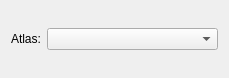
<?xml version="1.0" encoding="UTF-8"?>
<ui version="4.0">
 <class>NervousSystemWidget</class>
 <widget class="QWidget" name="NervousSystemWidget">
  <property name="geometry">
   <rect>
    <x>0</x>
    <y>0</y>
    <width>229</width>
    <height>78</height>
   </rect>
  </property>
  <property name="windowTitle">
   <string>Form</string>
  </property>
  <layout class="QGridLayout" name="gridLayout">
   <item row="1" column="0">
    <layout class="QHBoxLayout" name="horizontalLayout_2">
     <item>
      <widget class="QLabel" name="label">
       <property name="text">
        <string>Atlas:</string>
       </property>
       <property name="buddy">
        <cstring>brainAtlasComboBox</cstring>
       </property>
      </widget>
     </item>
     <item>
      <widget class="QComboBox" name="brainAtlasComboBox">
       <property name="sizePolicy">
        <sizepolicy hsizetype="MinimumExpanding" vsizetype="Fixed">
         <horstretch>0</horstretch>
         <verstretch>0</verstretch>
        </sizepolicy>
       </property>
      </widget>
     </item>
    </layout>
   </item>
   <item row="0" column="0">
    <widget class="NameDescriptionWidget" name="nameDescriptionWidget" native="true"/>
   </item>
   <item row="2" column="0">
    <widget class="BGAtlasStructureLookupWidget" name="bgStructureWidget" native="true"/>
   </item>
  </layout>
 </widget>
 <customwidgets>
  <customwidget>
   <class>NameDescriptionWidget</class>
   <extends>QWidget</extends>
   <header location="global">gui.widgets.dataclasswidgets.namedescriptionwidget</header>
   <container>1</container>
  </customwidget>
  <customwidget>
   <class>BGAtlasStructureLookupWidget</class>
   <extends>QWidget</extends>
   <header location="global">gui.widgets.dataclasswidgets.bgatlasstructurewidget</header>
   <container>1</container>
  </customwidget>
 </customwidgets>
 <resources/>
 <connections/>
</ui>
